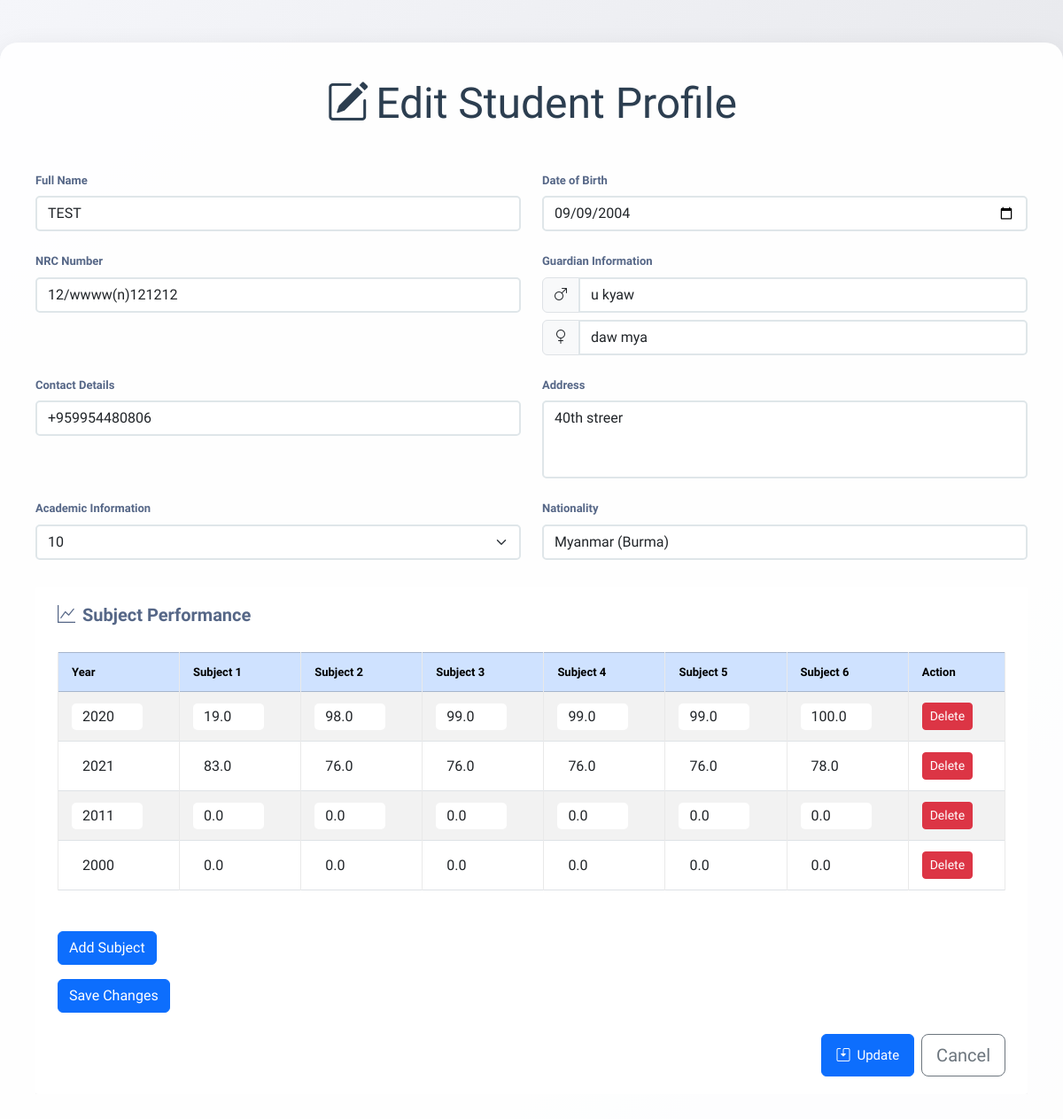
The page /management/students/edit/8/ on the database its author committed.
### student_app/models.py (models this page shows, shortened)
class Student(models.Model):
    name = models.CharField(max_length=100)
    dob = models.DateField()  # Date of Birth
    nrc = models.CharField(max_length=50, unique=True)  # National Registration Card number (assuming it's unique)
    father_name = models.CharField(max_length=100)
    mother_name = models.CharField(max_length=100)
    phone = models.CharField(max_length=15)  # Phone number
    address = models.TextField()  # Long address details
    grade = models.CharField(max_length=10)  # Grade (A, B, etc.)
    country = models.CharField(max_length=100)
    class Meta:
        verbose_name = "Student"
        verbose_name_plural = "Students"

class Subject(models.Model):
    student = models.ForeignKey(Student, on_delete=models.CASCADE)
    year = models.IntegerField()
    subject1_marks = models.FloatField()
    subject2_marks = models.FloatField()
    subject3_marks = models.FloatField()
    subject4_marks = models.FloatField()
    subject5_marks = models.FloatField()
    subject6_marks = models.FloatField()

### student_app/views.py (the view, shortened to what this page needs)
# urls.py: path('students/edit/<int:student_id>/', views.edit_student, name='edit_student'),
def edit_student(request, student_id):
    student = get_object_or_404(Student, id=student_id)
    existing_subjects = Subject.objects.filter(student=student)  # Get all subjects for the student
    return render(request, 'student/edit_student.html', {
        'student': student,
        'existing_subjects': existing_subjects
    })

### templates/student/edit_student.html (shortened to what this page needs)
<!DOCTYPE html>
<html lang="en">
<head>
    <link href="https://cdn.jsdelivr.net/npm/bootstrap@5.3.2/dist/css/bootstrap.min.css" rel="stylesheet">
    <link rel="stylesheet" href="https://cdn.jsdelivr.net/npm/bootstrap-icons@1.11.3/font/bootstrap-icons.min.css">
    <link rel="stylesheet" href="https://maxcdn.bootstrapcdn.com/font-awesome/4.7.0/css/font-awesome.min.css">
</head>
<body style="background: linear-gradient(135deg, #f5f6fa 0%, #dcdde1 100%); min-height: 100vh;">
    <div class="form-container">
        <h2 class="display-5 text-center mb-5" style="color: var(--primary-color);">
            <i class="bi bi-pencil-square me-2"></i>Edit Student Profile
        </h2>
        <form method="POST" class="needs-validation" novalidate>
            <div class="row gx-4 gy-3 mb-4">
                <div class="col-md-6">
                    <label class="form-label fw-bold mb-2">Full Name</label>
                    <input type="text" name="name" id="name" class="form-control form-control-custom" value="{{ student.name }}" required>
                </div>
                <div class="col-md-6">
                    <label class="form-label fw-bold mb-2">Date of Birth</label>
                    <input type="date" name="dob" class="form-control form-control-custom" value="{{ student.dob|date:'Y-m-d' }}" required>
                </div>
            </div>
            <div class="row gx-4 gy-3 mb-4">
                <div class="col-md-6">
                    <label class="form-label fw-bold mb-2">NRC Number</label>
                    <input type="text" name="nrc" id="nrc" class="form-control form-control-custom" value="{{ student.nrc }}" pattern="\d{1,2}\/[A-Za-z]+\([A-Za-z]\)\d{6}" required>
                </div>
                <div class="col-md-6">
                    <label class="form-label fw-bold mb-2">Guardian Information</label>
                    <div class="input-group">
                        <span class="input-group-text"><i class="bi bi-gender-male"></i></span>
                        <input type="text" name="father_name" id="father_name" class="form-control form-control-custom" value="{{ student.father_name }}" required>
                    </div>
                    <div class="input-group mt-2">
                        <span class="input-group-text"><i class="bi bi-gender-female"></i></span>
                        <input type="text" name="mother_name" id="mother_name" class="form-control form-control-custom" value="{{ student.mother_name }}" required>
                    </div>
                </div>
            </div>
            <div class="row gx-4 gy-3 mb-4">
                <div class="col-md-6">
                    <label class="form-label fw-bold mb-2">Contact Details</label>
                    <input type="tel" name="phone" id="phone" class="form-control form-control-custom" value="{{ student.phone }}" required>
                </div>
                <div class="col-md-6">
                    <label class="form-label fw-bold mb-2">Address</label>
                    <textarea name="address" id="address" class="form-control form-control-custom" rows="3" style="resize: none;" required>{{ student.address }}</textarea>
                </div>
            </div>
            <div class="row gx-4 gy-3 mb-4">
                <div class="col-md-6">
                    <label class="form-label fw-bold mb-2">Academic Information</label>
                    <select class="form-select form-control-custom" name="grade" required>
                        <option value="{{ student.grade }}" selected>{{ student.grade }}</option>
                    </select>
                </div>
                <div class="col-md-6">
                    <label class="form-label fw-bold mb-2">Nationality</label>
                    <input list="countries" name="country" id="country" class="form-control form-control-custom" value="{{ student.country }}" required>
                </div>
            </div>
            <div class="table-responsive mb-4">
                <div class="table-wrapper">
                    <form method="POST">
                        <div class="mb-4">
                            <h5 class="fw-bold mb-3"><i class="bi bi-graph-up me-2"></i>Subject Performance</h5>
                            <div class="table-responsive">
                                <table class="table table-bordered table-striped">
                                    <thead class="table-primary">
                                        <tr>
                                            <th>Year</th>
                                            <th>Subject 1</th>
                                            <th>Subject 2</th>
                                            <th>Subject 3</th>
                                            <th>Subject 4</th>
                                            <th>Subject 5</th>
                                            <th>Subject 6</th>
                                            <th>Action</th>
                                        </tr>
                                    </thead>
                                    <tbody id="subject-table-body">
                                        {% for subject in existing_subjects %}
                                        <tr>
                                            <td>
                                                <input type="number" name="subject_year_{{ subject.id }}"
                                                       class="form-control form-control-custom"
                                                       value="{{ subject.year }}" min="2000" max="{% now 'Y' %}" required>
                                            </td>
                                            <td>
                                                <input type="number" step="1" name="subject1_marks_{{ subject.year }}"
                                                       class="form-control form-control-custom"
                                                       value="{{ subject.subject1_marks }}" min="0" max="100" required>
                                            </td>
                                            <td>
                                                <input type="number" step="1" name="subject2_marks_{{ subject.year }}"
                                                       class="form-control form-control-custom"
                                                       value="{{ subject.subject2_marks }}" min="0" max="100" required>
                                            </td>
                                            <td>
                                                <input type="number" step="1" name="subject3_marks_{{ subject.year }}"
                                                       class="form-control form-control-custom"
                                                       value="{{ subject.subject3_marks }}" min="0" max="100" required>
                                            </td>
                                            <td>
                                                <input type="number" step="1" name="subject4_marks_{{ subject.year }}"
                                                       class="form-control form-control-custom"
                                                       value="{{ subject.subject4_marks }}" min="0" max="100" required>
                                            </td>
                                            <td>
                                                <input type="number" step="1" name="subject5_marks_{{ subject.year }}"
                                                       class="form-control form-control-custom"
                                                       value="{{ subject.subject5_marks }}" min="0" max="100" required>
                                            </td>
                                            <td>
                                                <input type="number" step="1" name="subject6_marks_{{ subject.year }}"
                                                       class="form-control form-control-custom"
                                                       value="{{ subject.subject6_marks }}" min="0" max="100" required>
                                            </td>
                                            <td>
                                                <button type="button" class="btn btn-danger btn-sm delete-row-btn">Delete</button>
                                            </td>
                                        </tr>
                                        {% endfor %}
                                    </tbody>
                                </table>
                            </div>
                        </div>
                        <div class="mb-3">
                            <button type="button" class="btn btn-primary" id="add-subject-btn">Add Subject</button>
                        </div>
                        <button type="submit" class="btn btn-primary">Save Changes</button>
                    </form>
            <div class="d-grid gap-2 d-md-flex justify-content-md-end mt-4">
                <button type="submit" class="btn btn-lg btn-primary rounded" style="font-size: 15px;">
                    <i class="bi bi-save2 me-2"></i>Update
                </button>
                <a href="{% url 'student_list' %}" class="btn btn-lg btn-outline-secondary ">
                    Cancel
                </a>
            </div>
        </form>
    </div>
</body>
</html>

### templates/student/edit_student.html (style rules this page uses)
:root { --primary-color: #2c3e50; --secondary-color: #3498db; --accent-color: #e74c3c; }
body { color: #566787; background: #f5f5f5; font-family: 'Varela Round', sans-serif; font-size: 13px; }
.form-container { background: rgba(255, 255, 255, 0.95); border-radius: 20px; box-shadow: 0 10px 30px rgba(0,0,0,0.1); padding: 2.5rem; margin: 3rem auto; max-width: 1200px; }
.form-control-custom { border: 2px solid #dfe6e9; border-radius: 5px; transition: all 0.3s ease; }
.table-responsive { margin: 30px 0; }
.table-wrapper { background: #fff; padding: 20px 25px; border-radius: 3px; min-width: 1000px; box-shadow: 0 1px 1px rgba(0, 0, 0, .05); }
table.table tr th, table.table tr td { border-color: #e9e9e9; padding: 12px 15px; vertical-align: middle; }
table.table-striped tbody tr:nth-of-type(odd) { background-color: #fcfcfc; }
table.table .form-control { height: 30px; width: 80px; box-shadow: none; border: none; }

### rows shown on the page
Student: name "TEST", dob "09/09/2004", nrc "12/wwww(n)121212", father_name "u kyaw", mother_name "daw mya", phone "+959954480806", address "40th streer", grade "10", country "Myanmar (Burma)"
Subject: year "2020", subject1_marks "19.0", subject2_marks "98.0", subject3_marks "99.0", subject4_marks "99.0", subject5_marks "99.0", subject6_marks "100.0"
Subject: year "2021", subject1_marks "83.0", subject2_marks "76.0", subject3_marks "76.0", subject4_marks "76.0", subject5_marks "76.0", subject6_marks "78.0"
Subject: year "2011", subject1_marks "0.0", subject2_marks "0.0", subject3_marks "0.0", subject4_marks "0.0", subject5_marks "0.0", subject6_marks "0.0"
Subject: year "2000", subject1_marks "0.0", subject2_marks "0.0", subject3_marks "0.0", subject4_marks "0.0", subject5_marks "0.0", subject6_marks "0.0"
